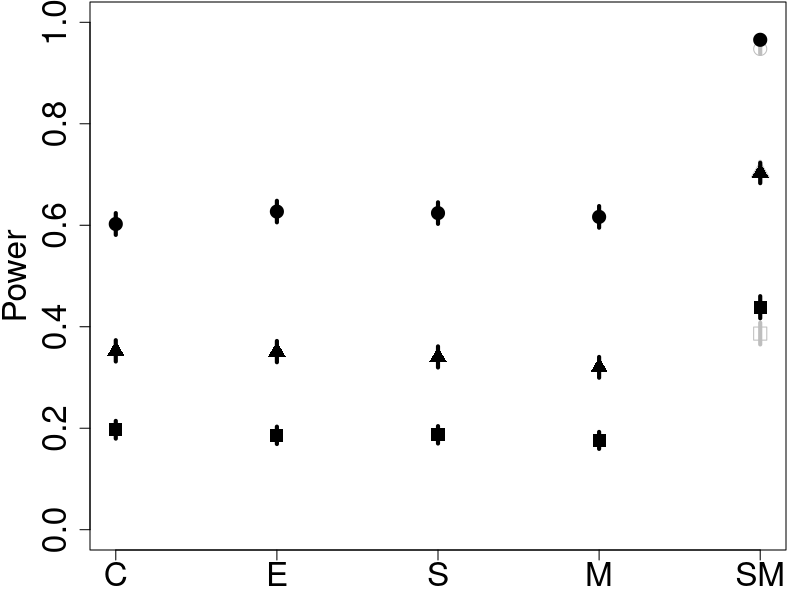
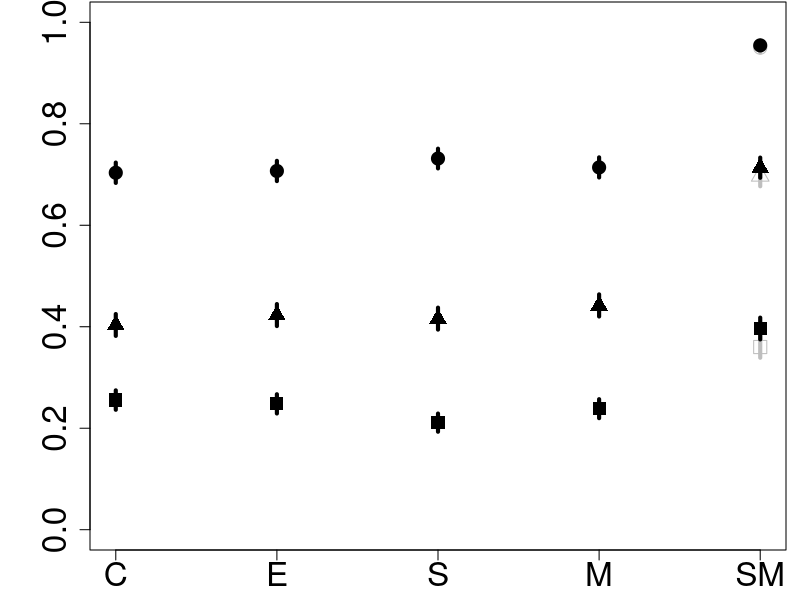
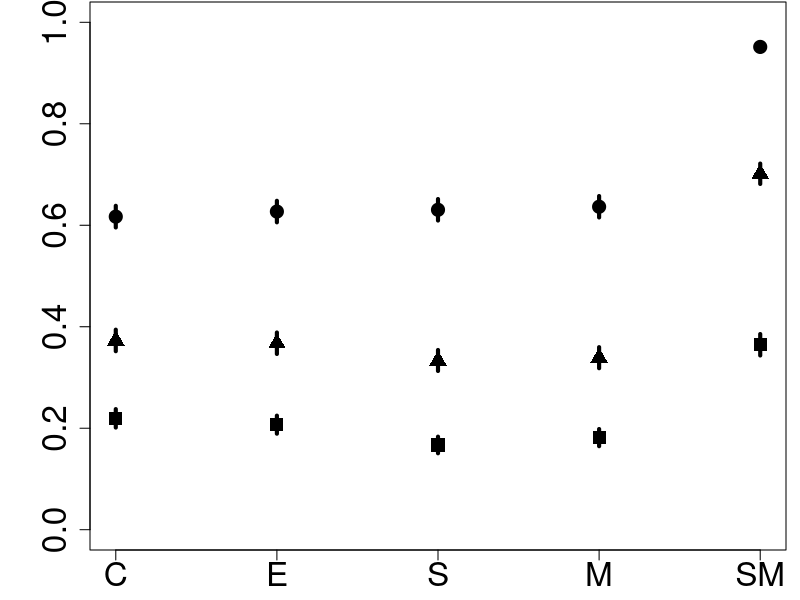
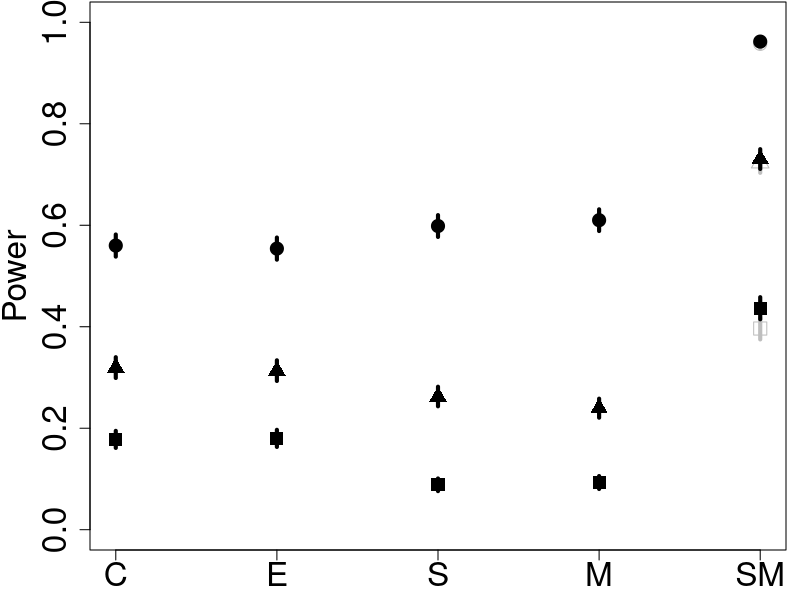
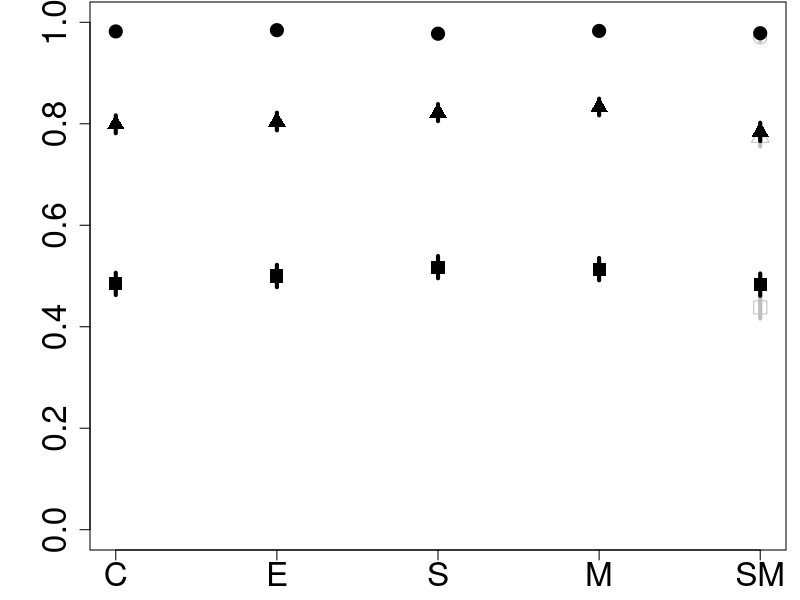
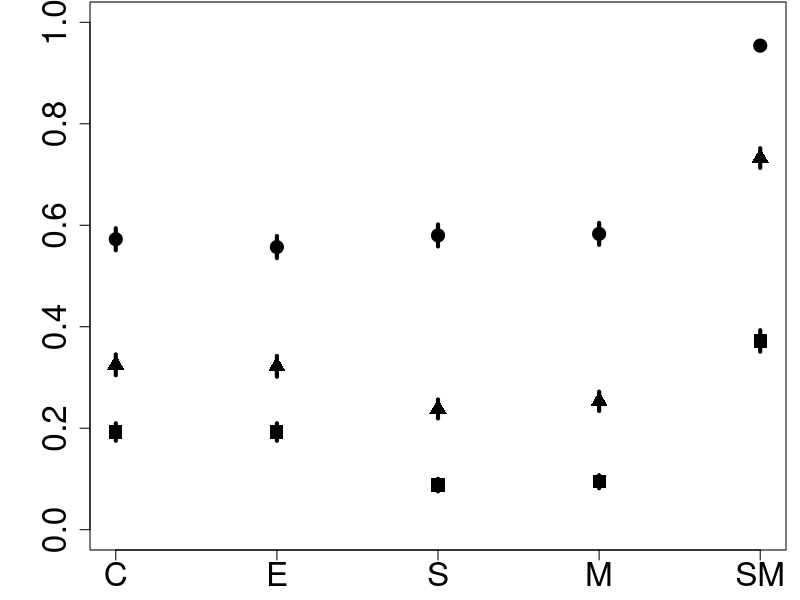
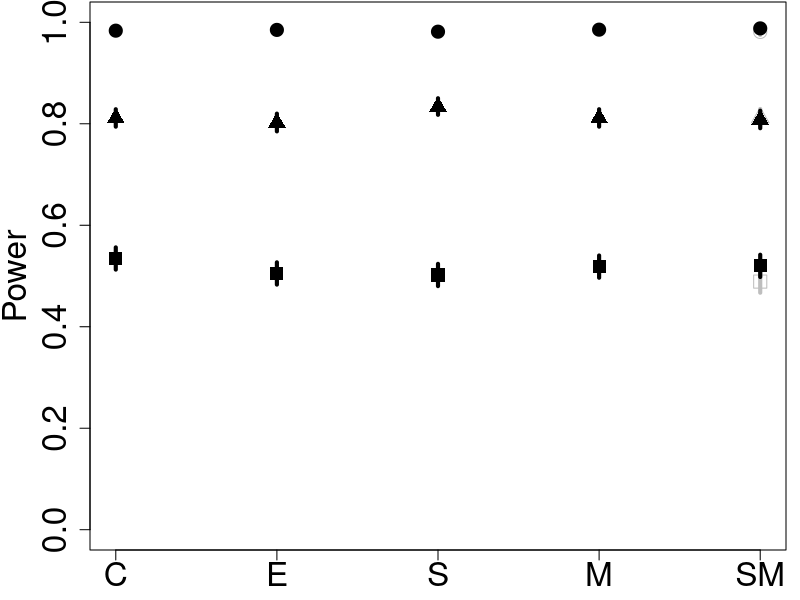
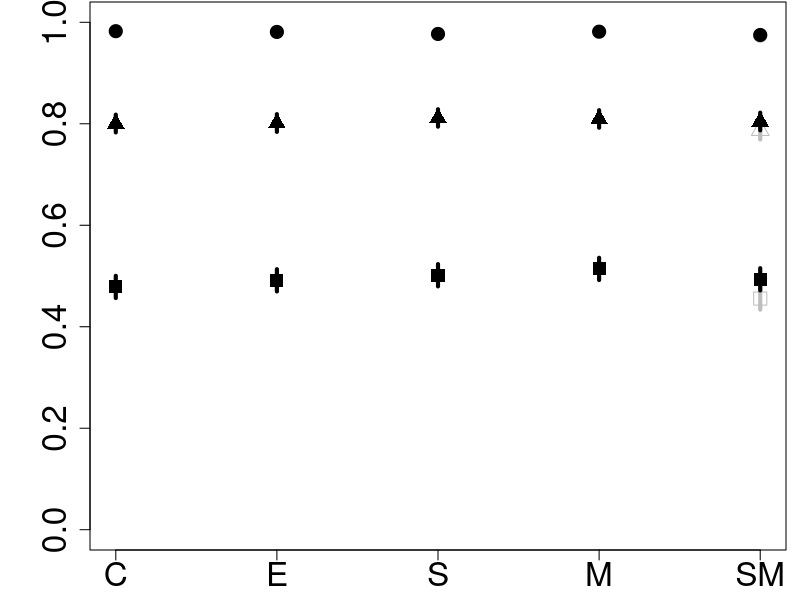

Write the R code that produced these figures, in order. (Note: this script raises an error after producing the figures.)
sim_results = read.csv("sim_results.csv")

#simulation constants
TEST_TYPES = c("Classic", "Linear", "Exact")
SCENARIOS = c("NL", "LI", "ZE")
ALLOCATION_METHODS = c("C", "E", "S", "M", "SM")
num_alloc_methods = length(ALLOCATION_METHODS)
Ns_in_experiment = c(50, 100, 200)
NUM_SIMs = 2000
lambda = 0.10

#convenience objects
powers = sim_results[sim_results$feature == "power", ]
balances = sim_results[sim_results$feature == "avg_max_std_diff_bal", ]
std_err_beta_Ts = sim_results[sim_results$feature == "std_err_beta_T", ]
sizes = sim_results[sim_results$feature == "power" & sim_results$beta_T == 0, ]
biases = sim_results[sim_results$feature == "avg_abs_bias" & sim_results$beta_T == 1 & sim_results$z_test == 1, ]


#### 
#### 
#### 
#### Regenerate Figure 1
#### 
#### 
#### 

draw_power_fig = function(lambda,
							pch_symbols = c(15, 17, 19),
							pch_symbols_z = c(0, 2, 1),
							cex_size = 2,
							make_pdfs = TRUE,
							margins_inner = c(2.5,2.5,0.1,0.7),
							margins = c(2.5,4.5,0.1,0.7),
							dot_size = 1.75,
							line_thickness = 4,
							allocation_methods = c("C", "E", "S", "M", "SM"), #ALLOCATION_METHODS = c("C", "E", "S", "M", "SPM", "SM")
							beta_T = 1){
	
	num_alloc_methods = length(allocation_methods)
	
	for (scenario in SCENARIOS){
		for (test_type in TEST_TYPES){
			if (test_type == "Classic"){
				par(mar = margins)
			} else {
				par(mar = margins_inner)
			}
			
			if (make_pdfs){
				pdf(paste("scenario_", scenario, "_test_type_", test_type, "_lambda_", gsub("\\.", "_", lambda), "_beta_T_", beta_T, ".PDF", sep = ""))
				par(mar = margins)
			} else {
				windows()
			}
			plot(1 : num_alloc_methods, rep(0, num_alloc_methods), ylim = c(0, 1), xlab = "", ylab = ifelse(test_type == "Classic", "Power", ""), cex.lab = cex_size, type = "n", xaxt = "n", cex.axis = cex_size)
			axis(1, at = 1 : num_alloc_methods, labels = allocation_methods, cex.axis = cex_size)
			
			for (allocation_method in allocation_methods){
				x_pos = which(allocation_method == allocation_methods)
				#get power
				# plot powers by n
				for (n_i in 1 : length(Ns_in_experiment)){
					power_runs = powers[powers$model_name == scenario & 
									powers$test_type == test_type & 
									powers$allocation_method == allocation_method &
									powers$beta_T == beta_T &
									powers$n == Ns_in_experiment[n_i], ]
					
					if (allocation_method %in% c("SM", "SPM", "CPM")){
						power_run = power_runs[power_runs$lambda == lambda & power_runs$z_test == 1, "val"]
					} else {
						power_run = power_runs["val"] #there's only one of them!
					}
					power_run = as.numeric(power_run)
					#let's also plot the t-test power point
					if (allocation_method == "SM" & test_type != "Exact"){					
						power_run_z_0 = power_runs[power_runs$z_test == 0 & power_runs$lambda == lambda, "val"]
						moe = 1.96 * sqrt(power_run_z_0 * (1 - power_run_z_0) / NUM_SIMs)
						segments(x_pos, power_run_z_0 - moe, y1 = power_run_z_0 + moe, lwd = line_thickness, col = "gray")
						points(x_pos, power_run_z_0, ylim = c(0, 1), cex = dot_size, pch = pch_symbols_z[n_i], col = "gray")
					} 
					#now do the actual point
					if (length(power_run) == 1){
						moe = 1.96 * sqrt(power_run * (1 - power_run) / NUM_SIMs)
						segments(x_pos, power_run - moe, y1 = power_run + moe, lwd = line_thickness)
						points(x_pos, power_run, ylim = c(0, 1), cex = dot_size, pch = pch_symbols[n_i])
					}
					
				}
			}
			if (make_pdfs){dev.off()}
		}
	}
	graphics.off()
}

#this will create a series of 9 PDF's which can be subfigured to create Figure 1
draw_power_fig(lambda = 0.10)





#### 
#### 
#### 
#### Regenerate Table 2: Balance and Efficiency
#### 
#### 
#### 

#first do balances results
balance_results = list()

for (n in Ns_in_experiment){
	balance_results[[as.character(n)]] = list()
	for (scenario in SCENARIOS){
		for (test_type in TEST_TYPES){
		for (allocation_method in ALLOCATION_METHODS){
				balance = balances[balances$allocation_method == allocation_method & balances$n == n, ]
				if (allocation_method %in% c("SM", "SPM", "CPM")){ #further limit by lambda here
					balance = balance[balance$lambda == lambda, ]
				}
				balance_results[[as.character(n)]][[allocation_method]] = mean(as.numeric(balance$val))
			}
		}
	}
}

#copy these results below into LaTeX to regenerate the table
balance_results


#now do sample relative efficiencies

s_sq_sm_over_s_sq_competitor = list()

for (n in Ns_in_experiment){
	s_sq_sm_over_s_sq_competitor[[as.character(n)]] = list()
	for (scenario in SCENARIOS){
		s_sq_sm_over_s_sq_competitor[[as.character(n)]][[scenario]] = list()
		for (test_type in TEST_TYPES){
			if (test_type == "Exact"){
				next
			}
			s_sq_sm_over_s_sq_competitor[[as.character(n)]][[scenario]][[test_type]] = list()

			for (allocation_method in ALLOCATION_METHODS){
				std_err_beta_T_sm = std_err_beta_Ts[std_err_beta_Ts$model_name == scenario & 
					std_err_beta_Ts$allocation_method == "SM" & 
					std_err_beta_Ts$n == n & 
					std_err_beta_Ts$test_type == test_type & 
					std_err_beta_Ts$z_test == 1 & 
					std_err_beta_Ts$beta_T == 1 & 
					std_err_beta_Ts$lambda == lambda, ]
				if (allocation_method == "SM"){ #it's relative to this
					next
				}				
				std_err_beta_T_alloc = std_err_beta_Ts[std_err_beta_Ts$model_name == scenario & 
					std_err_beta_Ts$allocation_method == allocation_method & 
					std_err_beta_Ts$test_type == test_type & 
					std_err_beta_Ts$beta_T == 1 &
					std_err_beta_Ts$n == n, ]

				rel_efficiency = std_err_beta_T_alloc$val^2 / std_err_beta_T_sm$val^2
				pval = pf(ifelse(rel_efficiency < 1, 1 / rel_efficiency, rel_efficiency), NUM_SIMs - 1, NUM_SIMs - 1, lower.tail = F)
				
				s_sq_sm_over_s_sq_competitor[[as.character(n)]][[scenario]][[test_type]][[allocation_method]] = c(round(rel_efficiency, 3), round(pval, 3))
			}
		}
	}
}

#copy these results below into LaTeX to regenerate the table
s_sq_sm_over_s_sq_competitor[["50"]][["NL"]]
s_sq_sm_over_s_sq_competitor[["50"]][["LI"]]
s_sq_sm_over_s_sq_competitor[["50"]][["ZE"]]

s_sq_sm_over_s_sq_competitor[["100"]][["NL"]]
s_sq_sm_over_s_sq_competitor[["100"]][["LI"]]
s_sq_sm_over_s_sq_competitor[["100"]][["ZE"]]

s_sq_sm_over_s_sq_competitor[["200"]][["NL"]]
s_sq_sm_over_s_sq_competitor[["200"]][["LI"]]
s_sq_sm_over_s_sq_competitor[["200"]][["ZE"]]


#### 
#### 
#### 
#### Regenerate Table 3: Sizes
#### 
#### 
#### 

size_results = list()

for (n in Ns_in_experiment){
	size_results[[as.character(n)]] = list()
	for (scenario in SCENARIOS){
		size_results[[as.character(n)]][[scenario]] = list()
		size_scenario = sizes[sizes$model_name == scenario, ]		
		for (test_type in TEST_TYPES){
			size_results[[as.character(n)]][[scenario]][[test_type]] = list()
			size_test_type = size_scenario[size_scenario$test_type == test_type, ]
			for (allocation_method in ALLOCATION_METHODS){
				size_alloc = size_test_type[size_test_type$allocation_method == allocation_method & size_test_type$n == n, ]
				if (allocation_method == "SM"){
					sizes_lambda = size_alloc[size_alloc$lambda == lambda, ]
					#okay so now we need to get the Z
					if (test_type == "Exact"){
						pval = prop.test(sizes_lambda$val * NUM_SIMs, NUM_SIMs, 0.05)$p.value
						size_results[[as.character(n)]][[scenario]][[test_type]][[allocation_method]] = c(round(sizes_lambda$val, 3), ifelse(pval * 162 < 0.05, "**", ifelse(pval < 0.05, "*", "NONE")))
					} else {
						
						size_z = sizes_lambda[sizes_lambda$z_test == 1, ]
						pval = prop.test(size_z$val * NUM_SIMs, NUM_SIMs, 0.05)$p.value
						size_results[[as.character(n)]][[scenario]][[test_type]][[paste(allocation_method, "z", sep = "")]] = c(round(size_z$val, 3), ifelse(pval * 162 < 0.05, "**", ifelse(pval < 0.05, "*", "NONE")))

						size_t = sizes_lambda[sizes_lambda$z_test == 0, ]
						pval = prop.test(size_t$val * NUM_SIMs, NUM_SIMs, 0.05)$p.value
						size_results[[as.character(n)]][[scenario]][[test_type]][[paste(allocation_method, "t", sep = "")]] = c(round(size_t$val, 3), ifelse(pval * 162 < 0.05, "**", ifelse(pval < 0.05, "*", "NONE")))

					}
					
				} else {
					pval = prop.test(size_alloc$val * NUM_SIMs, NUM_SIMs, 0.05)$p.value
					size_results[[as.character(n)]][[scenario]][[test_type]][[allocation_method]] = c(round(size_alloc$val, 3), ifelse(pval * 162 < 0.05, "**", ifelse(pval < 0.05, "*", "NONE")))
				}			
			}
		}
	}
}

#copy these results below into LaTeX to regenerate the table
size_results[["50"]][["NL"]]
size_results[["50"]][["LI"]]
size_results[["50"]][["ZE"]]

size_results[["100"]][["NL"]]
size_results[["100"]][["LI"]]
size_results[["100"]][["ZE"]]

size_results[["200"]][["NL"]]
size_results[["200"]][["LI"]]
size_results[["200"]][["ZE"]]


#### 
#### 
#### 
#### Regenerate Supplementary Materials: Table 1 - Biases
#### 
#### 
#### 

ALLOCATION_METHODS = c("C", "E", "S", "M", "SM", "SPM")

bias_results = list()

for (n in Ns_in_experiment){
	bias_results[[as.character(n)]] = list()
	for (scenario in SCENARIOS){
		bias_results[[as.character(n)]][[scenario]] = list()
		for (test_type in TEST_TYPES){
			if (test_type == "Exact"){
				next
			}
			bias_results[[as.character(n)]][[scenario]][[test_type]] = list()
			for (allocation_method in ALLOCATION_METHODS){
				bias_alloc = biases[biases$n == n & biases$model_name == scenario & biases$test_type == test_type & biases$allocation_method == allocation_method, ]
				if (allocation_method == "SM" || allocation_method == "SPM"){ #we need to just pull out the lambda value that's appropriate
					bias_alloc = bias_alloc[bias_alloc$lambda == lambda, ]					
				}
				bias_results[[as.character(n)]][[scenario]][[test_type]][[allocation_method]] = round(bias_alloc$val, 3)
			}
		}
	}
}

#copy these results below into LaTeX to regenerate the table
bias_results[["50"]][["NL"]]
bias_results[["50"]][["LI"]]
bias_results[["50"]][["ZE"]]

bias_results[["100"]][["NL"]]
bias_results[["100"]][["LI"]]
bias_results[["100"]][["ZE"]]

bias_results[["200"]][["NL"]]
bias_results[["200"]][["LI"]]
bias_results[["200"]][["ZE"]]

#### 
#### 
#### 
#### Regenerate Supplementary Materials: Figures 1-8 - Power results by lambda
#### 
#### 
#### 

LAMBDAS = c(0.01, 0.025, 0.05, 0.075, 0.1, 0.2, 0.35, 0.5)
for (l in LAMBDAS){
	draw_power_fig(lambda = l, allocation_methods = c("C", "E", "S", "M", "SPM", "SM"))
}
